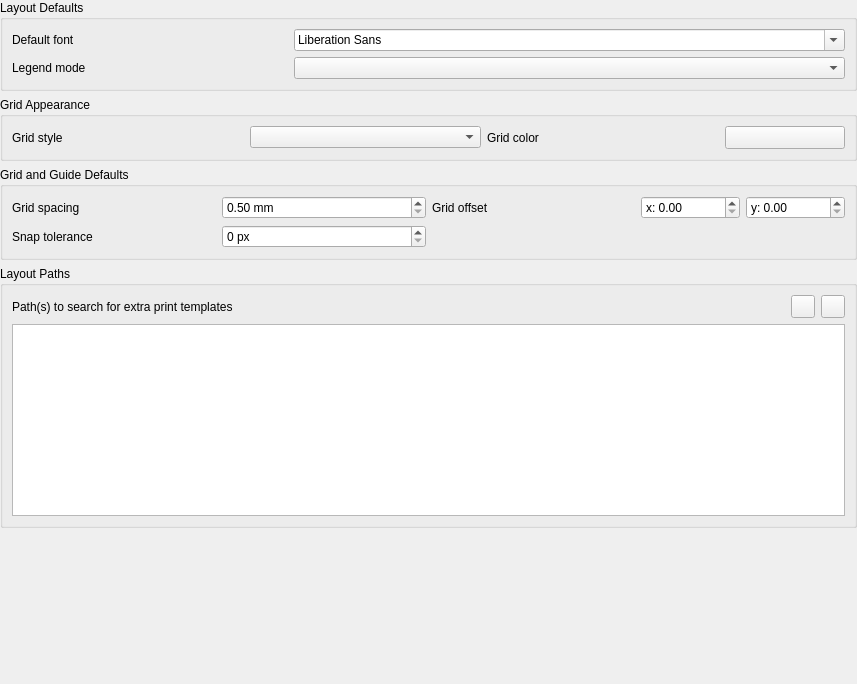
             <widget class="QWidget" name="mOptionsScrollAreaContents_12">
              <property name="geometry">
               <rect>
                <x>0</x>
                <y>0</y>
                <width>857</width>
                <height>684</height>
               </rect>
              </property>
              <layout class="QVBoxLayout" name="verticalLayout_39">
               <property name="leftMargin">
                <number>0</number>
               </property>
               <property name="topMargin">
                <number>0</number>
               </property>
               <property name="rightMargin">
                <number>0</number>
               </property>
               <property name="bottomMargin">
                <number>0</number>
               </property>
               <item>
                <widget class="QgsCollapsibleGroupBox" name="groupBox_3">
                 <property name="enabled">
                  <bool>true</bool>
                 </property>
                 <property name="title">
                  <string>Layout Defaults</string>
                 </property>
                 <layout class="QGridLayout" name="gridLayout_8" columnstretch="1,2">
                  <item row="3" column="1">
                   <widget class="QComboBox" name="mLegendSyncModeCombo"/>
                  </item>
                  <item row="3" column="0">
                   <widget class="QLabel" name="label_34">
                    <property name="text">
                     <string>Legend mode</string>
                    </property>
                   </widget>
                  </item>
                  <item row="2" column="0">
                   <widget class="QLabel" name="label_60">
                    <property name="text">
                     <string>Default font</string>
                    </property>
                   </widget>
                  </item>
                  <item row="2" column="1">
                   <widget class="QgsFontComboBox" name="mComposerFontComboBox"/>
                  </item>
                 </layout>
                </widget>
               </item>
               <item>
                <widget class="QgsCollapsibleGroupBox" name="groupBox_23">
                 <property name="title">
                  <string>Grid Appearance</string>
                 </property>
                 <layout class="QGridLayout" name="gridLayout_9">
                  <item row="0" column="0">
                   <widget class="QLabel" name="label_66">
                    <property name="text">
                     <string>Grid style</string>
                    </property>
                   </widget>
                  </item>
                  <item row="0" column="2">
                   <widget class="QComboBox" name="mGridStyleComboBox"/>
                  </item>
                  <item row="0" column="3">
                   <widget class="QLabel" name="label_4">
                    <property name="text">
                     <string>Grid color</string>
                    </property>
                   </widget>
                  </item>
                  <item row="0" column="4">
                   <widget class="QgsColorButton" name="mGridColorButton">
                    <property name="minimumSize">
                     <size>
                      <width>120</width>
                      <height>0</height>
                     </size>
                    </property>
                    <property name="maximumSize">
                     <size>
                      <width>120</width>
                      <height>16777215</height>
                     </size>
                    </property>
                    <property name="text">
                     <string/>
                    </property>
                   </widget>
                  </item>
                 </layout>
                </widget>
               </item>
               <item>
                <widget class="QgsCollapsibleGroupBox" name="groupBox_24">
                 <property name="title">
                  <string>Grid and Guide Defaults</string>
                 </property>
                 <layout class="QGridLayout" name="gridLayout_11">
                  <item row="1" column="1">
                   <widget class="QgsSpinBox" name="mSnapToleranceSpinBox">
                    <property name="suffix">
                     <string> px</string>
                    </property>
                    <property name="maximum">
                     <number>200</number>
                    </property>
                   </widget>
                  </item>
                  <item row="0" column="2">
                   <widget class="QLabel" name="label_63">
                    <property name="text">
                     <string>Grid offset</string>
                    </property>
                    <property name="wordWrap">
                     <bool>true</bool>
                    </property>
                   </widget>
                  </item>
                  <item row="0" column="1">
                   <widget class="QgsDoubleSpinBox" name="mGridResolutionSpinBox">
                    <property name="suffix">
                     <string> mm</string>
                    </property>
                    <property name="minimum">
                     <double>0.500000000000000</double>
                    </property>
                    <property name="maximum">
                     <double>9999.000000000000000</double>
                    </property>
                   </widget>
                  </item>
                  <item row="0" column="3">
                   <layout class="QHBoxLayout" name="horizontalLayout_36">
                    <item>
                     <widget class="QgsDoubleSpinBox" name="mOffsetXSpinBox">
                      <property name="prefix">
                       <string>x: </string>
                      </property>
                      <property name="maximum">
                       <double>9999.000000000000000</double>
                      </property>
                     </widget>
                    </item>
                    <item>
                     <widget class="QgsDoubleSpinBox" name="mOffsetYSpinBox">
                      <property name="prefix">
                       <string>y: </string>
                      </property>
                      <property name="suffix">
                       <string/>
                      </property>
                     </widget>
                    </item>
                   </layout>
                  </item>
                  <item row="0" column="0">
                   <widget class="QLabel" name="label_61">
                    <property name="text">
                     <string>Grid spacing</string>
                    </property>
                   </widget>
                  </item>
                  <item row="1" column="0">
                   <widget class="QLabel" name="label_62">
                    <property name="text">
                     <string>Snap tolerance</string>
                    </property>
                   </widget>
                  </item>
                 </layout>
                </widget>
               </item>
               <item>
                <widget class="QgsCollapsibleGroupBox" name="groupBox_27">
                 <property name="title">
                  <string>Layout Paths</string>
                 </property>
                 <layout class="QGridLayout" name="_7">
                  <item row="0" column="0">
                   <widget class="QLabel" name="mSVGLabel_3">
                    <property name="text">
                     <string>Path(s) to search for extra print templates</string>
                    </property>
                   </widget>
                  </item>
                  <item row="0" column="1">
                   <spacer>
                    <property name="orientation">
                     <enum>Qt::Orientation::Horizontal</enum>
                    </property>
                    <property name="sizeHint" stdset="0">
                     <size>
                      <width>31</width>
                      <height>20</height>
                     </size>
                    </property>
                   </spacer>
                  </item>
                  <item row="0" column="2">
                   <widget class="QToolButton" name="mBtnAddTemplatePath">
                    <property name="toolTip">
                     <string>Add new path</string>
                    </property>
                    <property name="text">
                     <string/>
                    </property>
                    <property name="icon">
                     <iconset resource="../../images/images.qrc">
                      <normaloff>:/images/themes/default/symbologyAdd.svg</normaloff>:/images/themes/default/symbologyAdd.svg</iconset>
                    </property>
                   </widget>
                  </item>
                  <item row="0" column="3">
                   <widget class="QToolButton" name="mBtnRemoveTemplatePath">
                    <property name="toolTip">
                     <string>Remove path</string>
                    </property>
                    <property name="text">
                     <string/>
                    </property>
                    <property name="icon">
                     <iconset resource="../../images/images.qrc">
                      <normaloff>:/images/themes/default/symbologyRemove.svg</normaloff>:/images/themes/default/symbologyRemove.svg</iconset>
                    </property>
                   </widget>
                  </item>
                  <item row="1" column="0" colspan="4">
                   <widget class="QListWidget" name="mListComposerTemplatePaths">
                    <property name="minimumSize">
                     <size>
                      <width>0</width>
                      <height>120</height>
                     </size>
                    </property>
                   </widget>
                  </item>
                 </layout>
                </widget>
               </item>
               <item>
                <spacer name="verticalSpacer_10">
                 <property name="orientation">
                  <enum>Qt::Orientation::Vertical</enum>
                 </property>
                 <property name="sizeHint" stdset="0">
                  <size>
                   <width>20</width>
                   <height>0</height>
                  </size>
                 </property>
                </spacer>
               </item>
              </layout>
             </widget>
